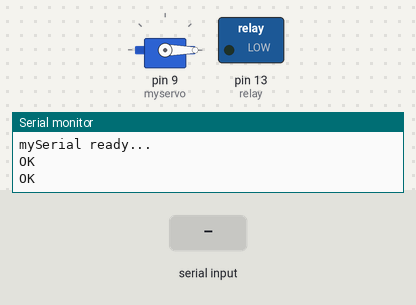
A sketch run on a simulated Arduino Uno, built with avr-gcc and run on an emulated ATmega328P. Parts: servo, switched loads named in the sketch (green lamp = pin HIGH), the last lines printed to the serial monitor. The test bench sets the inputs (shaded band). The modem accepts every AT command (registered, SIM ready, sends succeed) and sends nothing else.

Above: at 1.4 s.
1.5 s: "ON" received over the second serial link
At 2.8 s:
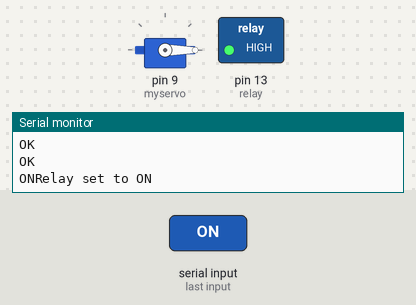
4.0 s: "OFF" received over the second serial link
At 5.9 s:
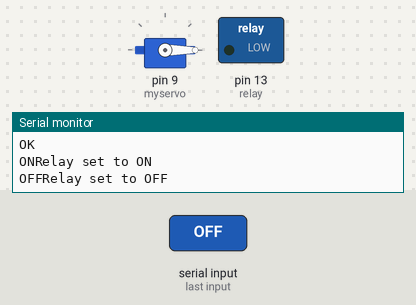
Timing chart, 0 to 7.4 s (numbered marks = the images above; inputs shaded):
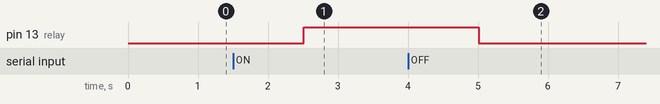

Measured:
- after the input at 1.5 s, pin 13 (relay): LOW → HIGH after 1.0 s
- after the input at 4.0 s, pin 13 (relay): HIGH → LOW after 1.0 s

The sketch:

new_code_receive_message2.ino
```cpp
// Include Software Serial library to communicate with GSM
#include <SoftwareSerial.h>
#include <Servo.h>

Servo myservo;

// Configure software serial port
SoftwareSerial mySerial(10,2);

// Variable to store text message
String textMessage;

// Create a variable to store Lamp state
String lampState = "HIGH";
int relay = 13;

// Relay connected to pin 12


void setup() {
  // Set relay as OUTPUT
  pinMode(relay, OUTPUT);
  myservo.attach(9);
  myservo.write(0);

  // By default the relay is off
  //digitalWrite(relay, HIGH);

  // Initializing serial commmunication
  Serial.begin(9600);
  mySerial.begin(19200);

  // Give time to your GSM shield log on to network
  //delay(2000);
  Serial.print("mySerial ready...");

  // AT command to set SIM900 to SMS mode
 mySerial.print("AT+CMGF=1\r");
  delay(100);
  // Set module to send SMS data to serial out upon receipt
  mySerial.print("AT+CNMI=2,2,0,0,0\r");
  delay(100);


}

void loop(){
  if(mySerial.available()>0){
    textMessage = mySerial.readString();
    Serial.print(textMessage);
    delay(10);
  }
  if(textMessage.indexOf("ON")>=0){
    // Turn on relay and save current state
    digitalWrite(relay,HIGH);
    lampState = "on";
    Serial.println("Relay set to ON");
    textMessage = "";
  }
    if(textMessage.indexOf("OFF")>=0){
    // Turn off relay and save current state
    digitalWrite(relay,LOW);
    lampState = "off";
    Serial.println("Relay set to OFF");
    textMessage = "";
  }
  if(textMessage.indexOf("STATE")>=0){
    String message = "Lamp is " + lampState;
    sendSMS(message);
    Serial.println("Lamp state resquest");
    textMessage = "";
  }
}

// Function that sends SMS
void sendSMS(String message){
  // AT command to set SIM900 to SMS mode
  mySerial.print("AT+CMGF=1\r");
  delay(100);

  // REPLACE THE X's WITH THE RECIPIENT'S MOBILE NUMBER
  // USE INTERNATIONAL FORMAT CODE FOR MOBILE NUMBERS
    mySerial.println("AT+CMGS=\"+250785274184\"");
  delay(100);
  // Send the SMS
  mySerial.println(message);
  delay(100);

  // End AT command with a ^Z, ASCII code 26
  mySerial.println((char)26);
  delay(100);
  mySerial.println();
  // Give module time to send SMS
  delay(5000);
}
```
